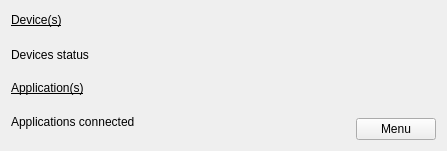
<?xml version="1.0" encoding="UTF-8"?>
<ui version="4.0">
 <class>SysTrayWidget</class>
 <widget class="QWidget" name="SysTrayWidget">
  <property name="geometry">
   <rect>
    <x>0</x>
    <y>0</y>
    <width>447</width>
    <height>151</height>
   </rect>
  </property>
  <property name="windowTitle">
   <string>QUsb2Snes</string>
  </property>
  <layout class="QHBoxLayout" name="horizontalLayout" stretch="8,1">
   <item>
    <layout class="QVBoxLayout" name="verticalLayout_2" stretch="1,2,1,2">
     <item>
      <widget class="QLabel" name="label_2">
       <property name="text">
        <string>&lt;html&gt;&lt;head/&gt;&lt;body&gt;&lt;p&gt;&lt;img src=&quot;:/img/deviceicon.svg&quot; width=&quot;20&quot; height=&quot;20&quot; style=&quot;vertical-align: middle&quot;/&gt;&lt;span style=&quot; text-decoration: underline;&quot;&gt;Device(s)&lt;/span&gt;&lt;/p&gt;&lt;/body&gt;&lt;/html&gt;</string>
       </property>
      </widget>
     </item>
     <item>
      <widget class="QLabel" name="devicesLabel">
       <property name="text">
        <string>Devices status</string>
       </property>
       <property name="wordWrap">
        <bool>true</bool>
       </property>
      </widget>
     </item>
     <item>
      <widget class="QLabel" name="label_3">
       <property name="text">
        <string>&lt;html&gt;&lt;head/&gt;&lt;body&gt;&lt;p&gt;&lt;img src=&quot;:/img/appicon.svg&quot; width=&quot;20&quot; height=&quot;20&quot; style=&quot;vertical-align: middle&quot;/&gt;&lt;span style=&quot; text-decoration: underline;&quot;&gt;Application(s)&lt;/span&gt;&lt;/p&gt;&lt;/body&gt;&lt;/html&gt;</string>
       </property>
      </widget>
     </item>
     <item>
      <widget class="QLabel" name="applicationLabel">
       <property name="text">
        <string>Applications connected</string>
       </property>
       <property name="wordWrap">
        <bool>true</bool>
       </property>
      </widget>
     </item>
    </layout>
   </item>
   <item>
    <layout class="QVBoxLayout" name="verticalLayout">
     <item>
      <widget class="QLabel" name="label">
       <property name="text">
        <string/>
       </property>
       <property name="pixmap">
        <pixmap resource="../ressources.qrc">:/img/icon64x64.ico</pixmap>
       </property>
       <property name="alignment">
        <set>Qt::AlignRight|Qt::AlignTrailing|Qt::AlignVCenter</set>
       </property>
      </widget>
     </item>
     <item>
      <spacer name="verticalSpacer">
       <property name="orientation">
        <enum>Qt::Vertical</enum>
       </property>
       <property name="sizeHint" stdset="0">
        <size>
         <width>20</width>
         <height>40</height>
        </size>
       </property>
      </spacer>
     </item>
     <item>
      <widget class="QPushButton" name="pushButton">
       <property name="text">
        <string>Menu</string>
       </property>
       <property name="icon">
        <iconset resource="../ressources.qrc">
         <normaloff>:/img/settings.svg</normaloff>:/img/settings.svg</iconset>
       </property>
      </widget>
     </item>
    </layout>
   </item>
  </layout>
 </widget>
 <resources>
  <include location="../ressources.qrc"/>
 </resources>
 <connections/>
</ui>
